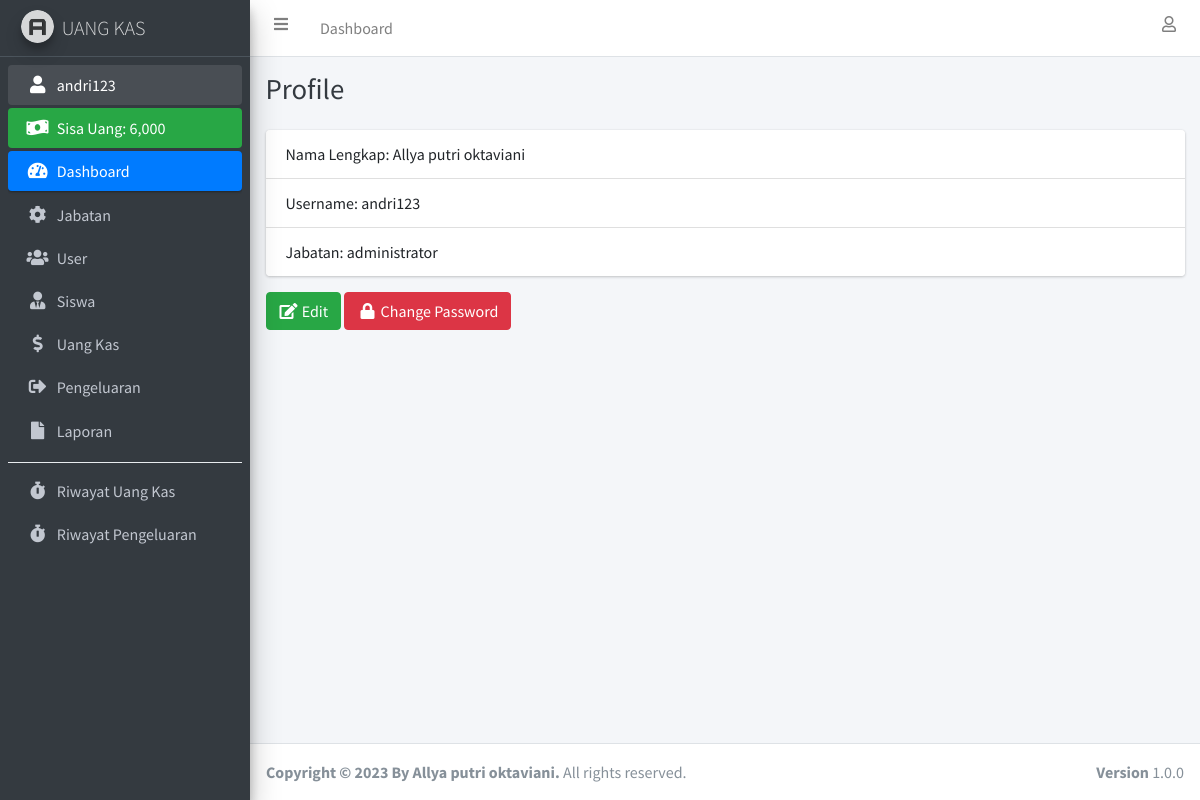
The app's page /profile.php (signed in) with its own data.
### tables this page shows
CREATE TABLE `user` (
  `id_user` int(11) NOT NULL,
  `nama_lengkap` varchar(100) NOT NULL,
  `username` varchar(100) NOT NULL,
  `password` varchar(255) NOT NULL,
  `id_jabatan` int(11) NOT NULL
);

CREATE TABLE `jabatan` (
  `id_jabatan` int(11) NOT NULL,
  `nama_jabatan` varchar(100) NOT NULL
);

### connection.php (called while the page is built, shortened)
<?php
	$host		= "localhost";
	$username	= "root";
	$password	= "";
	$database	= "uang_kas";
	$conn 		= mysqli_connect($host, $username, $password, $database);
if (isset($_SESSION['id_user'])) {
	function dataUser() {
		global $conn;
		$id_user = $_SESSION['id_user'];
		return mysqli_fetch_assoc(mysqli_query($conn, "SELECT * FROM user INNER JOIN jabatan ON user.id_jabatan = jabatan.id_jabatan WHERE id_user = '$id_user'"));
	}
}

### profile.php (the view, shortened to what this page needs)
<?php
  require 'connection.php';
?>
<!DOCTYPE html>
<html>
<head>
  <?php include 'include/css.php'; ?>
</head>
<body class="hold-transition sidebar-mini layout-fixed">
<div class="wrapper">
  <?php include 'include/navbar.php'; ?>
  <?php include 'include/sidebar.php'; ?>
  <div class="content-wrapper">
    <div class="content-header">
      <div class="container-fluid">
        <div class="row mb-2">
          <div class="col-sm">
            <h1 class="m-0 text-dark">Profile</h1>
          </div>
        </div>
      </div>
    </div>
    <section class="content">
      <div class="container-fluid">
        <div class="card">
		  <ul class="list-group list-group-flush">
		    <li class="list-group-item">Nama Lengkap: <?= $dataUser['nama_lengkap']; ?></li>
		    <li class="list-group-item">Username: <?= $dataUser['username']; ?></li>
		    <li class="list-group-item">Jabatan: <?= $dataUser['nama_jabatan']; ?></li>
		  </ul>
		</div>
		<button type="button" class="btn btn-success" data-toggle="modal" data-target="#editProfileModal">
		  <i class="fas fa-fw fa-edit"></i> Edit
		</button>
		<button type="button" class="btn btn-danger" data-toggle="modal" data-target="#changePasswordModal">
		  <i class="fas fa-fw fa-lock"></i> Change Password
		</button>
      </div>
    </section>
  </div>
  <footer class="main-footer">
    <strong>Copyright &copy; 2023 By Allya putri oktaviani.</strong>
    All rights reserved.
    <div class="float-right d-none d-sm-inline-block">
      <b>Version</b> 1.0.0
    </div>
  </footer>
</div>
</body>
</html>

### Include/sidebar.php
<?php
  $dataUser = dataUser();
  $jml_pengeluaran = mysqli_fetch_assoc(mysqli_query($conn, "SELECT sum(jumlah_pengeluaran) as jml_pengeluaran FROM pengeluaran"));
  $jml_pengeluaran = $jml_pengeluaran['jml_pengeluaran'];
  $jml_uang_kas = mysqli_fetch_assoc(mysqli_query($conn, "SELECT sum(minggu_ke_1 + minggu_ke_2 + minggu_ke_3 + minggu_ke_4) as jml_uang_kas FROM uang_kas"));
  $jml_uang_kas = $jml_uang_kas['jml_uang_kas'];
?>
<aside class="main-sidebar sidebar-dark-primary elevation-4">
  <a href="index.php" class="brand-link">
    <img src="assets/img/img_properties/logo.png" alt="AdminLTE Logo" class="brand-image img-circle elevation-3" style="opacity: .8">
    <span class="brand-text font-weight-light">UANG KAS</span>
  </a>
  <div class="sidebar">
    <nav class="mt-2">
      <ul class="nav nav-pills nav-sidebar flex-column" data-widget="treeview" role="menu" data-accordion="false">
        <li class="nav-item has-treeview menu-open">
          <a href="profile.php" class="nav-link"><i class="nav-icon fas fa-fw fa-user"></i> <p><?= $dataUser['username']; ?></p></a>
        </li>
        <li class="nav-item">
          <div class="bg-success nav-link text-white">
            <i class="nav-icon fas fa-money-bill-wave"></i>
            <p>
              Sisa Uang: <?= number_format($jml_uang_kas - $jml_pengeluaran); ?>
            </p>
          </div>
        </li>
        <li class="nav-item has-treeview menu-open">
          <a href="index.php" class="nav-link active">
            <i class="nav-icon fas fa-tachometer-alt"></i>
            <p>
              Dashboard
            </p>
          </a>
        </li>
        <?php if ($dataUser['id_jabatan'] == '1'): ?>
          <li class="nav-item">
            <a href="jabatan.php" class="nav-link">
              <i class="nav-icon fas fa-cog"></i>
              <p>
                Jabatan
              </p>
            </a>
          </li>
          <li class="nav-item">
            <a href="user.php" class="nav-link">
              <i class="nav-icon fas fa-users"></i>
              <p>
                User
              </p>
            </a>
          </li>
        <?php endif ?>
        <li class="nav-item">
          <a href="siswa.php" class="nav-link">
            <i class="fas fa-user-tie nav-icon"></i>
            <p>Siswa</p>
          </a>
        </li>
        <li class="nav-item">
          <a href="uang_kas.php" class="nav-link">
            <i class="fas fa-dollar-sign nav-icon"></i>
            <p>Uang Kas</p>
          </a>
        </li>
        <li class="nav-item">
          <a href="pengeluaran.php" class="nav-link">
            <i class="fas fa-sign-out-alt nav-icon"></i>
            <p>Pengeluaran</p>
          </a>
        </li>
        <li class="nav-item">
          <a href="laporan.php" class="nav-link">
            <i class="fas fa-file nav-icon"></i>
            <p>Laporan</p>
          </a>
        </li>
        <div class="dropdown-divider"></div>
        <li class="nav-item">
          <a href="riwayat.php" class="nav-link">
            <i class="fas fa-stopwatch nav-icon"></i>
            <p>Riwayat Uang Kas</p>
          </a>
        </li>
        <li class="nav-item">
          <a href="riwayat_pengeluaran.php" class="nav-link">
            <i class="fas fa-stopwatch nav-icon"></i>
            <p>Riwayat Pengeluaran</p>
          </a>
        </li>
      </ul>
    </nav>
  </div>
</aside>

### records on screen
user: username "andri123", nama_lengkap "Allya putri oktaviani", id_jabatan.nama_jabatan "administrator"

### other values on screen
$jml_uang_kas - $jml_pengeluaran "6,000"
